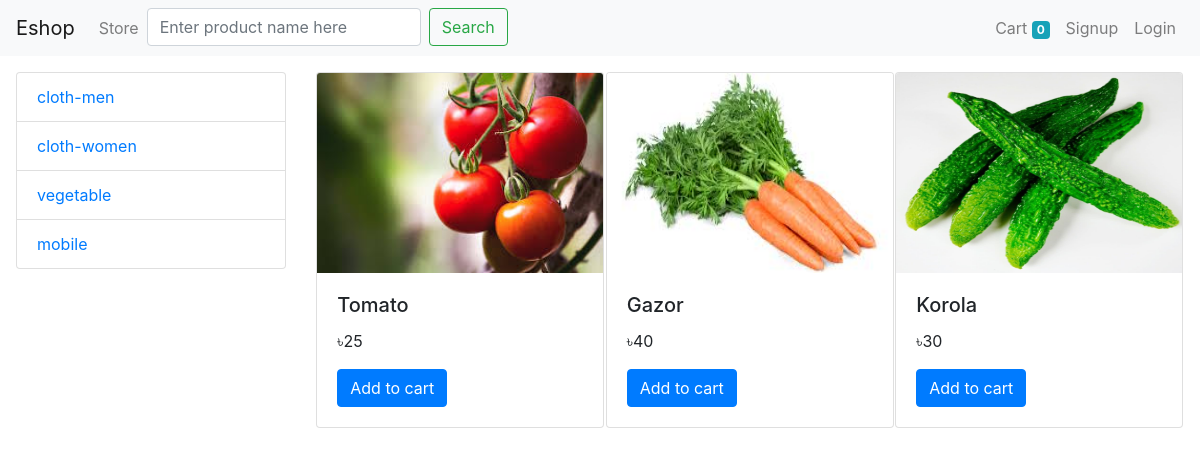
Screenshot of /?category=3 with the database file from the repository.
### store/models/category.py (models this page shows, shortened)
class Category(models.Model):
    name = models.CharField(max_length=250)
    @staticmethod
    def get_all_category():
        return Category.objects.all()

### store/models/products.py (models this page shows, shortened)
class Product(models.Model):
    name = models.CharField(max_length=250)
    price = models.IntegerField(default=0)
    category = models.ForeignKey(Category, on_delete=models.CASCADE, default=1)
    description = models.CharField(max_length=400, default="")
    image = models.ImageField(upload_to='upload/products/')
    @staticmethod
    def get_product_by_category_id(category_id):
        return Product.objects.filter(category=category_id)

### store/views/index.py (the view, shortened to what this page needs)
# urls.py: path('', Index.as_view(), name="index"),
class Index(View):
    def get(self, request):
        if dict(request.session):
            if request.session.get("customer_email"):
                print(request.session["customer_email"])
            else:
                print("In session email not set.")
        else:
            print("Session not set.")
        category_list = Category.get_all_category()
        category_id = request.GET.get('category')
        product_list = None
        if category_id:
            product_list = Product.get_product_by_category_id(category_id)
        else:
            product_list = Product.get_all_product()
        data = {"products": product_list,
                "categories": category_list,
                "sdata": dict(request.session)}
        return render(request, "store/index.html", data)

### store/templatetags/custom_filter.py (called while the page is built)
@register.filter("add_currency_sign")
def add_currency_sign(price):
    return "৳" + str(price)

### store/templates/store/index.html (shortened to what this page needs)
{% extends 'store/base.html' %}
{% load cart %}
{% load custom_filter %}
{% block content %}
<div class="container-fluid p-3">
  <div class="row">
    <div class="col-lg-3">
      <div class="list-group">
        {% for category in categories %}
        <a href="/?category={{category.id}}" class="list-group-item"
          >{{category.name}}</a
        >
        {% endfor %}
      </div>
    </div>
    <div class="col-lg-9">
      <div class="row mx-auto">
        {% for product in products %}
        <div
          class="card mx-auto mb-3"
          id="{{ product.id }}"
          style="width: 18rem"
        >
          <img
            class="card-img-top"
            src="{{product.image.url}}"
            alt="Card image cap"
            style="height: 200px"
          />
          <div class="card-body">
            <h5 class="card-title">{{product.name}}</h5>
            <p class="card-text">{{product.price|add_currency_sign}}</p>
            {% if product|is_in_cart:request.session.cart %}
            <div class="row">
              <form action="/#{{ product.id }}" method="post">
                {% csrf_token %}
                <input
                  type="text"
                  hidden
                  name="product_id"
                  value="{{product.id}}"
                />
                <input type="submit" value=" + " class="btn btn-primary" />
              </form>
              <div style="display: inline-block" class="inline-block">
                {{ product.id|cart_in_quantity:request.session.cart }} in cart
              </div>
              <form action="/#{{ product.id }}" method="post">
                {% csrf_token %}
                <input
                  type="text"
                  hidden
                  name="product_id"
                  value="{{product.id}}"
                />
                <input tabindex="text" name="remove" value="True" hidden />
                <input type="submit" value=" - " class="btn btn-primary" />
              </form>
            </div>
            {% else %}
            <form action="/#{{ product.id }}" method="post">
              <input
                type="submit"
                value="Add to cart"
                class="btn btn-primary"
              />
            </form>
            {% endif %}
          </div>
        </div>
        {% endfor %}
      </div>
    </div>
  </div>
</div>
{% endblock content %}

### rows the page displays
Category: name "cloth-men"
Category: name "cloth-women"
Category: name "vegetable"
Category: name "mobile"
Product: image (picture), name "Tomato", price|add_currency_sign "৳25"
Product: image (picture), name "Gazor", price|add_currency_sign "৳40"
Product: image (picture), name "Korola", price|add_currency_sign "৳30"

### other values shown
{{ request.session.cart.keys|length }} "0"
